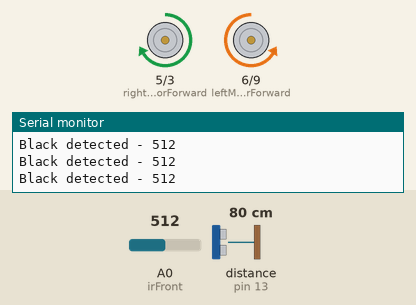
The sketch below on a simulated Arduino Uno, built with avr-gcc and run on an emulated ATmega328P. Shown: motor-driver pin pairs drawn as motors (green arrow = first pin HIGH = forward, orange = second pin HIGH = backward, longer = more drive, scaled by the enable pin), the last lines printed to the serial monitor. Wiring (inferred from the names in the program): ultrasonic range finder: trigger pin 12; echo pin 13. The inputs (shaded band) are chosen by the test bench; at power-on: distance to the obstacle (sensor on pin 13) 80 cm, A0 (irFront) = 512. The echo pulse lasts 58.3 µs per cm.

Above: at 4.2 s.
4.3 s: distance to the obstacle (sensor on pin 13) set to 17 cm
7.3 s: distance to the obstacle (sensor on pin 13) set to 13 cm
At 9.0 s:
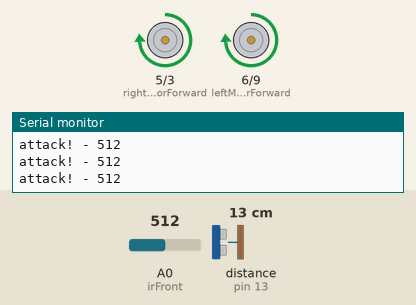
9.3 s: A0 (irFront) set to 357
10.8 s: A0 (irFront) set to 331
At 11.7 s:
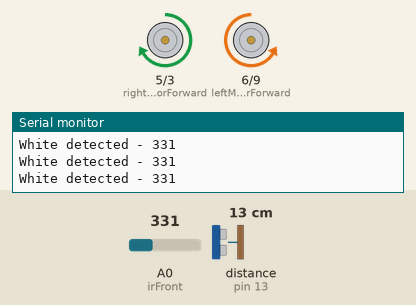
12.7 s: A0 (irFront) set to 360
At 13.1 s:
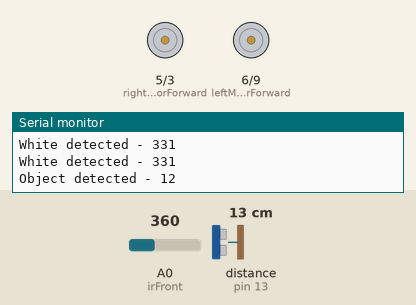
Timing chart, 0 to 15.7 s (numbered marks = the images above; inputs shaded):
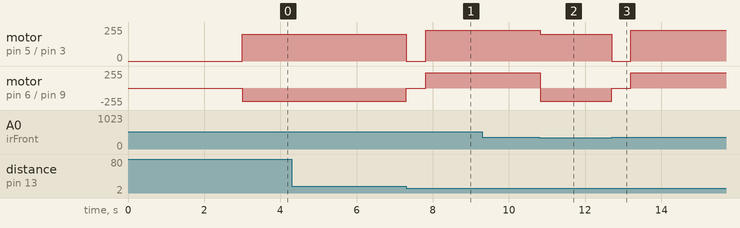

Measured:
- the behaviour switches between 16 and 15 cm on distance to the obstacle (sensor on pin 13) (found by bisection; images 0 and 1)
- the behaviour switches between 350 and 349 on A0 (irFront) (found by bisection; images 1 and 2)
- after the input at 7.3 s, motor on pin 5 (rightMotorForward) / pin 3 (rightMotorBackward): forward 200/255 → stopped at once, → forward 230/255 0.50 s later; motor on pin 6 (leftMotorForward) / pin 9 (leftMotorBackward): backward 200/255 → stopped at once, → forward 230/255 0.50 s later
- after the input at 10.8 s, motor on pin 5 (rightMotorForward) / pin 3 (rightMotorBackward): forward 230/255 → forward 200/255 at once; motor on pin 6 (leftMotorForward) / pin 9 (leftMotorBackward): forward 230/255 → backward 200/255 at once
- after the input at 12.7 s, motor on pin 5 (rightMotorForward) / pin 3 (rightMotorBackward): forward 200/255 → stopped at once, → forward 230/255 0.50 s later; motor on pin 6 (leftMotorForward) / pin 9 (leftMotorBackward): backward 200/255 → stopped at once, → forward 230/255 0.50 s later

The sketch:

sumo_v7.ino
```cpp
/*
 * @godeanulucian
 * @guraualexandru
*/

// Define motor pins
int leftMotorEnable = 10;
int leftMotorForward = 6;
int leftMotorBackward = 9;
int rightMotorEnable = 11;
int rightMotorForward = 5;
int rightMotorBackward = 3;

// Define sensor pins
int ultrasonicTrig = 12;
int ultrasonicEcho = 13;

#define irFront A0

void setup() {
  // Set motor pins as output
  pinMode(leftMotorEnable, OUTPUT);
  pinMode(leftMotorForward, OUTPUT);
  pinMode(leftMotorBackward, OUTPUT);
  pinMode(rightMotorEnable, OUTPUT);
  pinMode(rightMotorForward, OUTPUT);
  pinMode(rightMotorBackward, OUTPUT);

  pinMode(ultrasonicTrig, OUTPUT);
  pinMode(ultrasonicEcho, INPUT);

  // Set sensor pins as input
  pinMode(irFront, INPUT);

  // Initialize serial communication
  Serial.begin(9600);
  delay(3000);
}

void loop() {

  // Read ultrasonic sensor
  long duration, distance;
  digitalWrite(ultrasonicTrig, LOW);
  delayMicroseconds(2);
  digitalWrite(ultrasonicTrig, HIGH);
  delayMicroseconds(10);
  digitalWrite(ultrasonicTrig, LOW);
  duration = pulseIn(ultrasonicEcho, HIGH);
  distance = (duration / 2) / 29.1;
  //distance = duration * 0.034 / 2;

  int irFrontsens = analogRead(irFront);

  // Rotate the robot

//  rotateRobot(170);
//    delay(20);

  // Check if opponent is within range
  if (distance < 15 && irFrontsens > 350) { // lumina
    Serial.print("Object detected - ");
    Serial.println(distance);
    stopRobot();
    delay(500);
    while (analogRead(irFront) > 350){ // lumina
     Serial.print("attack! - ");
    Serial.println(analogRead(irFront));
      attackOpponent(230);
  }
    delay(20);

  }

   else if (distance > 15  && irFrontsens > 350){ // lumina
    rotateRobot(200);
    Serial.print("Black detected - ");
    Serial.println(irFrontsens);
    delay(20);
    }

  // Check IR sensors for white color

    if (irFrontsens < 350){ // lumina
      //analogWrite(irFront, HIGH);
      rotateRobot(200);
    Serial.print("White detected - ");
    Serial.println(analogRead(irFront));
   delay(30);
    }

}


// Function to rotate the robot
void rotateRobot2(int Speed) {
  analogWrite(leftMotorEnable, Speed);
  digitalWrite(leftMotorForward, LOW);
  digitalWrite(leftMotorBackward, HIGH);
  analogWrite(rightMotorEnable, Speed);
  digitalWrite(rightMotorForward, HIGH);
  digitalWrite(rightMotorBackward, LOW);
}


// Function to rotate the robot
void rotateRobot(int Speed) {
  analogWrite(leftMotorEnable, Speed);
  digitalWrite(leftMotorForward, LOW);
  digitalWrite(leftMotorBackward, HIGH);
  analogWrite(rightMotorEnable, Speed);
  digitalWrite(rightMotorForward, HIGH);
  digitalWrite(rightMotorBackward, LOW);
}

// Function to stop the robot
void stopRobot() {
  digitalWrite(leftMotorEnable, LOW);
  digitalWrite(leftMotorForward, LOW);
  digitalWrite(leftMotorBackward, LOW);
  digitalWrite(rightMotorEnable, LOW);
  digitalWrite(rightMotorForward, LOW);
  digitalWrite(rightMotorBackward, LOW);
}

// Function to move the robot forward
void moveForward(int Speed) {
  analogWrite(leftMotorEnable, Speed);
  digitalWrite(leftMotorForward, HIGH);
  digitalWrite(leftMotorBackward, LOW);
  analogWrite(rightMotorEnable, Speed);
  digitalWrite(rightMotorForward, HIGH);
  digitalWrite(rightMotorBackward, LOW);
}

// Function to move the robot backward
void moveBackward(int Speed) {
  analogWrite(leftMotorEnable, Speed);
  digitalWrite(leftMotorForward, LOW);
  digitalWrite(leftMotorBackward, HIGH);
  analogWrite(rightMotorEnable, Speed);
  digitalWrite(rightMotorForward, LOW);
  digitalWrite(rightMotorBackward, HIGH);
}

// Function to attack the opponent
void attackOpponent(int Speed) {
  //stopRobot();
  //delay(100);
  analogWrite(leftMotorEnable, Speed);
  digitalWrite(leftMotorForward, HIGH);
  digitalWrite(leftMotorBackward, LOW);
  analogWrite(rightMotorEnable, Speed);
  digitalWrite(rightMotorForward, HIGH);
  digitalWrite(rightMotorBackward, LOW);
}
```
